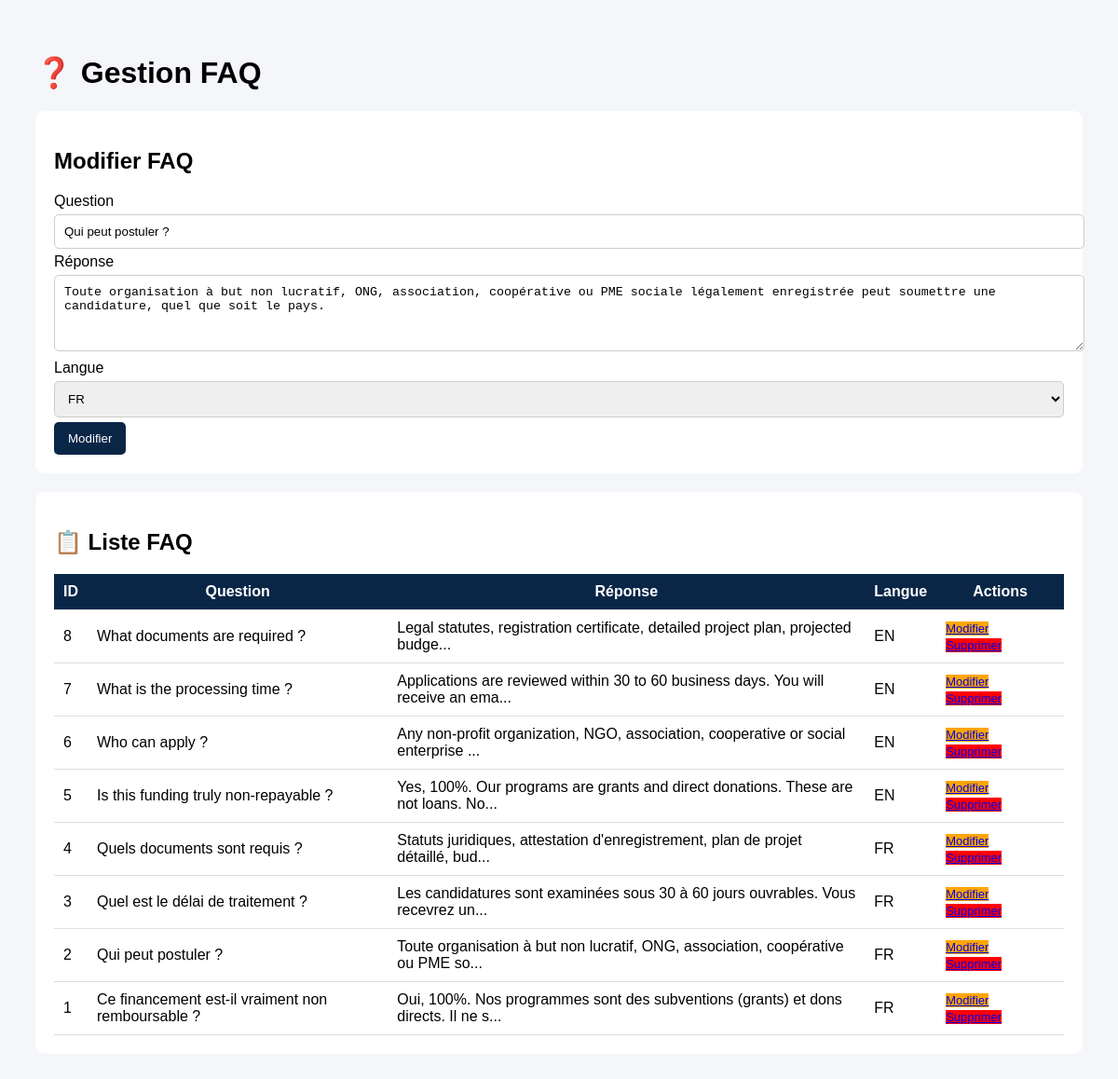
Page /admin/faq.php?edit=2 (signed in) on the committed database.
### tables this page shows
CREATE TABLE IF NOT EXISTS faq (
  id INT AUTO_INCREMENT PRIMARY KEY,
  lang VARCHAR(10) NOT NULL,
  question TEXT NOT NULL,
  answer TEXT NOT NULL,
  sort_order INT DEFAULT 0,
  is_active TINYINT(1) DEFAULT 1
);

### admin/faq.php (the view, shortened to what this page needs)
<?php
$db = getDB();
$editFaq = null;
if (isset($_GET['edit'])) {
    $id = (int) $_GET['edit'];
    $stmt = $db->prepare("SELECT * FROM faq WHERE id=?");
    $stmt->execute([$id]);
    $editFaq = $stmt->fetch();
}
$faqs = $db->query("SELECT * FROM faq ORDER BY id DESC")->fetchAll();
?>
<!DOCTYPE html>
<html lang="fr">
<head>
</head>
<body>
<div class="container">
<h1>❓ Gestion FAQ</h1>
<div class="card">
<h2><?= $editFaq ? "Modifier FAQ" : "Ajouter FAQ" ?></h2>
<form method="POST">
<label>Question</label>
<input type="text" name="question" required
value="<?= htmlspecialchars($editFaq['question'] ?? '') ?>">
<label>Réponse</label>
<textarea name="answer" rows="4" required><?= htmlspecialchars($editFaq['answer'] ?? '') ?></textarea>
<label>Langue</label>
<select name="lang">
<option value="fr" <?= ($editFaq['lang'] ?? '')=='fr'?'selected':'' ?>>FR</option>
</select>
<button type="submit">
<?= $editFaq ? "Modifier" : "Ajouter" ?>
</button>
</form>
</div>
<div class="card">
<h2>📋 Liste FAQ</h2>
<table>
<tr>
<th>ID</th>
<th>Question</th>
<th>Réponse</th>
<th>Langue</th>
<th>Actions</th>
</tr>
<?php foreach($faqs as $f): ?>
<tr>
<td><?= $f['id'] ?></td>
<td><?= htmlspecialchars($f['question']) ?></td>
<td><?= htmlspecialchars(substr($f['answer'],0,80)) ?>...</td>
<td><?= strtoupper($f['lang']) ?></td>
<td class="actions">
<a href="?edit=<?= $f['id'] ?>" class="btn-edit">Modifier</a>
<a href="?delete=<?= $f['id'] ?>" class="btn-del"
onclick="return confirm('Supprimer cette FAQ ?')">
Supprimer
</a>
</td>
</tr>
<?php endforeach; ?>
</table>
</div>
</div>
</body>
</html>

### admin/faq.php (style rules this page uses)
body { font-family:Arial;background:#f5f6fa }
.container { padding:30px }
.card { background:#fff;padding:20px;border-radius:10px;margin-bottom:20px }
table { width:100%;border-collapse:collapse }
th,td { padding:10px;border-bottom:1px solid #ddd }
th { background:#0A2647;color:#fff }
input,textarea,select { width:100%; padding:10px; margin:5px 0; border:1px solid #ccc; border-radius:5px; }
button { padding:10px 15px; background:#0A2647; color:#fff; border:none; border-radius:5px; cursor:pointer; }
.btn-del { background:red }
.btn-edit { background:orange }
.actions a { margin-right:10px;font-size:13px }

### rows in the picture
faq: question "Qui peut postuler ?", answer "Toute organisation à but non lucratif, ONG, association, coopérative ou PME sociale légalement enregistrée peut soumettre une candidature, quel que soit le pays.", lang "FR", id "2", answer "Toute organisation à but non lucratif, ONG, association, coopérative ou PME so"
faq: id "8", question "What documents are required ?", answer "Legal statutes, registration certificate, detailed project plan, projected budge", lang "EN"
faq: id "7", question "What is the processing time ?", answer "Applications are reviewed within 30 to 60 business days. You will receive an ema", lang "EN"
faq: id "6", question "Who can apply ?", answer "Any non-profit organization, NGO, association, cooperative or social enterprise", lang "EN"
faq: id "5", question "Is this funding truly non-repayable ?", answer "Yes, 100%. Our programs are grants and direct donations. These are not loans. No", lang "EN"
faq: id "4", question "Quels documents sont requis ?", answer "Statuts juridiques, attestation d'enregistrement, plan de projet détaillé, bud", lang "FR"
faq: id "3", question "Quel est le délai de traitement ?", answer "Les candidatures sont examinées sous 30 à 60 jours ouvrables. Vous recevrez un", lang "FR"
faq: id "1", question "Ce financement est-il vraiment non remboursable ?", answer "Oui, 100%. Nos programmes sont des subventions (grants) et dons directs. Il ne s", lang "FR"
